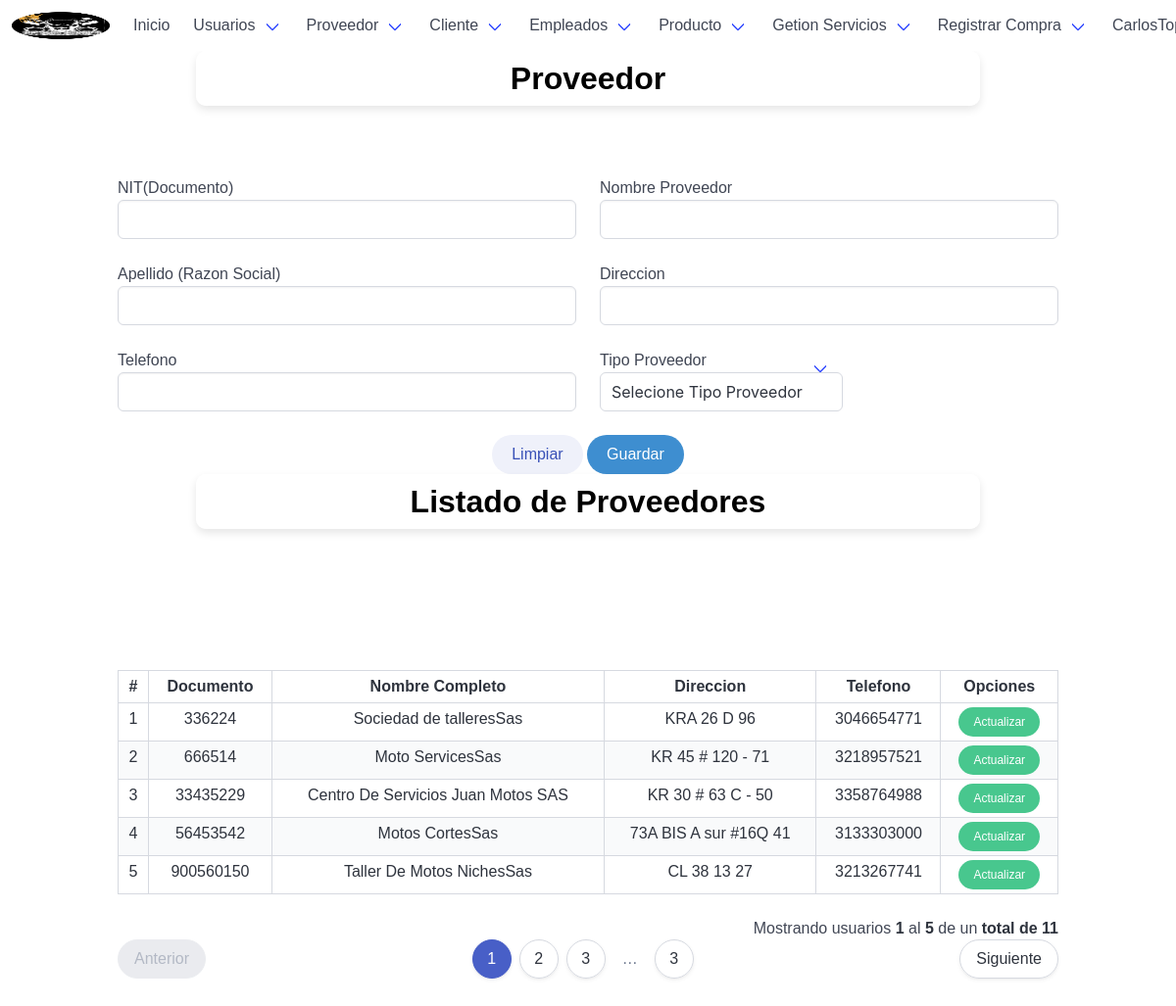
The app's page /supplierNew/ (signed in) with its own data.
### tables this page shows
CREATE TABLE `proveedor` (
  `documento_NIT` bigint(16) NOT NULL,
  `nom_proveedor` varchar(70) NOT NULL,
  `apellido_sociedad` varchar(70) NOT NULL,
  `direccion` varchar(100) NOT NULL,
  `telefono` bigint(15) NOT NULL,
  `id_tipo_proveedor` int(10) DEFAULT NULL
);

### app/controllers/supplierController.php (the view, shortened to what this page needs)
<?php
	class supplierController extends mainModel{
		public function listarProveedorControlador($pagina, $registros, $url, $busqueda) {
			$pagina = $this->limpiarCadena($pagina);
			$registros = $this->limpiarCadena($registros);
			$url = $this->limpiarCadena($url);
			$url = APP_URL . $url . "/";
			$busqueda = $this->limpiarCadena($busqueda);
			$tabla = "";
			$pagina = (isset($pagina) && $pagina > 0) ? (int)$pagina : 1;
			$inicio = ($pagina > 0) ? (($pagina * $registros) - $registros) : 0;
			if (isset($busqueda) && $busqueda != "") {
				$consulta_datos = "SELECT * FROM proveedor WHERE (documento_NIT LIKE '%$busqueda%' OR 	nom_proveedor LIKE '%$busqueda%') ORDER BY documento_NIT ASC LIMIT $inicio, $registros";
				$consulta_total = "SELECT COUNT(id_tipo_proveedor) FROM proveedor WHERE (documento_NIT LIKE '%$busqueda%' OR id_tipo_proveedor LIKE '%$busqueda%')";
			} else {
				$consulta_datos = "SELECT * FROM proveedor ORDER BY documento_NIT ASC LIMIT $inicio, $registros";
				$consulta_total = "SELECT COUNT(documento_NIT) FROM proveedor";
			}
			$datos = $this->ejecutarConsulta($consulta_datos);
			$datos = $datos->fetchAll();
			$total = $this->ejecutarConsulta($consulta_total);
			$total = (int)$total->fetchColumn();
			$numeroPaginas = ceil($total / $registros);
			$tabla .= '
				<div class="table-container">
				<table class="table is-bordered is-striped is-narrow is-hoverable is-fullwidth">
					<thead>
						<tr>
							<th class="has-text-centered">#</th>
							<th class="has-text-centered">Documento</th>
							<th class="has-text-centered">Nombre Completo</th>
							<th class="has-text-centered">Direccion</th>
							<th class="has-text-centered">Telefono</th>
							<th class="has-text-centered" colspan="3">Opciones</th>
						</tr>
					</thead>
					<tbody>
			';
			if ($total >= 1 && $pagina <= $numeroPaginas) {
				$contador = $inicio + 1;
				$pag_inicio = $inicio + 1;
				foreach ($datos as $rows) {
					$tabla .= '
						<tr class="has-text-centered">
							<td>' . $contador . '</td>
							<td>' . $rows['documento_NIT'] . '</td>
							<td>' . $rows['nom_proveedor'] . ''.$rows['apellido_sociedad'].'</td>
							<td>' . $rows['direccion'] . '</td>
							<td>' . $rows['telefono'] . '</td>
							<td>
								<a href="' . APP_URL . 'supplierUpdate/' . $rows['documento_NIT'] . '/" class="button is-success is-rounded is-small">Actualizar</a>
							</td>
						</tr>
					';
					$contador++;
				}
				$pag_final = $contador - 1;
			}
			$tabla .= '</tbody></table></div>';
			if ($total >= 1 && $pagina <= $numeroPaginas) {
				$tabla .= '<p class="has-text-right">Mostrando usuarios <strong>' . $pag_inicio . '</strong> al <strong>' . $pag_final . '</strong> de un <strong>total de ' . $total . '</strong></p>';
				$tabla .= $this->paginadorTablas($pagina, $numeroPaginas, $url, 10);
			}
			return $tabla;
		}
	}

### app/views/css/estilos.css (style rules this page uses)
body,html { height: 100%; width: 100%; }

### app/views/css/informationshop.css (style rules this page uses)
body { margin: 0; padding: 0; font-family: Arial, sans-serif; box-sizing: border-box; overflow-x: hidden; }
p, ul, li { font-size: 1em; line-height: 1.4; }

### records on screen
proveedor: documento_NIT "336224", nom_proveedor "Sociedad de talleres", apellido_sociedad "Sas", direccion "KRA 26 D 96", telefono "3046654771"
proveedor: documento_NIT "666514", nom_proveedor "Moto Services", apellido_sociedad "Sas", direccion "KR 45 # 120 - 71", telefono "3218957521"
proveedor: documento_NIT "33435229", nom_proveedor "Centro De Servicios Juan Motos", apellido_sociedad "SAS", direccion "KR 30 # 63 C - 50", telefono "3358764988"
proveedor: documento_NIT "56453542", nom_proveedor "Motos Cortes", apellido_sociedad "Sas", direccion "73A BIS A sur #16Q 41", telefono "3133303000"
proveedor: documento_NIT "900560150", nom_proveedor "Taller De Motos Niches", apellido_sociedad "Sas", direccion "CL 38 13 27", telefono "3213267741"

### other values on screen
$pag_inicio "1"
$pag_final "5"
$total "11"
$numeroPaginas "3"
